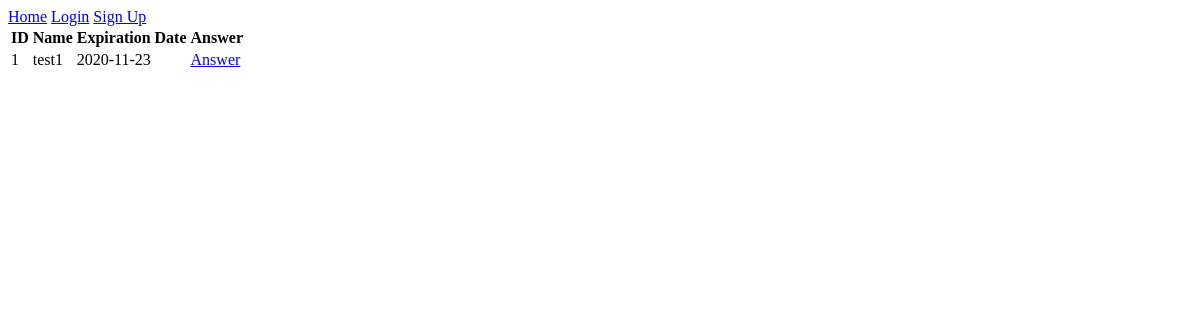
Page /home on the earlier database version.
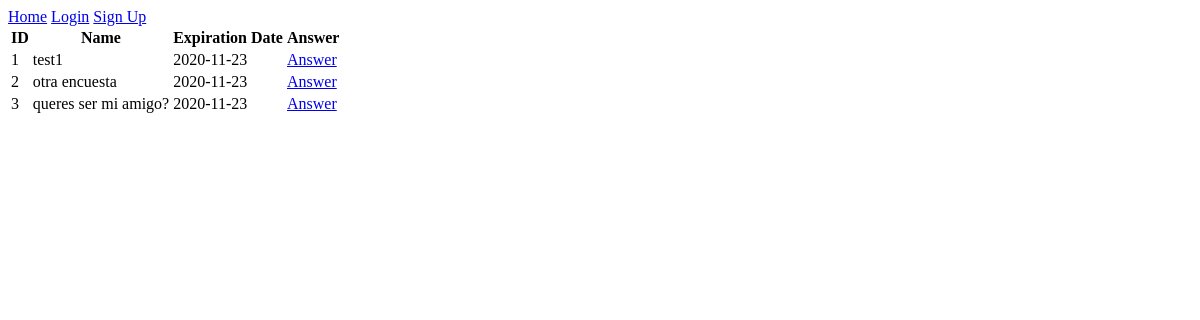
Same page on the later database version.
### app/models.py (models this page shows, shortened)
class Poll(db.Model):
    id = db.Column(db.Integer, primary_key=True)
    expiration = db.Column(db.DateTime, index=True, default=datetime.utcnow)
    name = db.Column(db.String(128))
    user_id = db.Column(db.Integer, db.ForeignKey('user.id'))
    questions = db.relationship('Question', backref='mother', lazy='dynamic')

### app/routes.py (the view)
@app.route('/')
@app.route('/home')
def home():
    polls = Poll.query.filter(Poll.expiration > date.today()).all()
    return render_template('home.html', title='polls', polls=polls)

### app/templates/home.html
{% extends "base.html" %}
{% block content %}
        <table>
            <tr>
                <th>ID</th>
                <th>Name</th>
                <th>Expiration Date</th>
                <th>Answer</th>
            </tr>
            {% for poll in polls %}
                <TR>
                    <TD class="c1">{{ poll.id }}</TD>
                    <TD class="c2">{{ poll.name }}</TD>
                    <TD class="c3"><SPAN>{{ poll.expiration.date() }}</SPAN></TD>
                    <TD class="c4"><SPAN><a href="{{ url_for('poll', id=poll.id) }}">Answer</a></SPAN></TD>
                </TR>
            {% endfor %}
        </table>
{% endblock %}

### app/templates/base.html (shortened to what this page needs)
<html>
<head>
</head>
<body>
<div>
    <a href="{{ url_for('home') }}">Home</a>
    {% if current_user.is_anonymous %}
        <a href="{{ url_for('login') }}">Login</a>
        <a href="{{ url_for('signup') }}">Sign Up</a>
    {% else %}
        <a href="{{ url_for('logout') }}">Logout</a>
        <a href="{{ url_for('new_poll') }}">Create New Poll</a>
    {% endif %}
</div>
{% block content %}{% endblock %}
</body>
</html>

Differences in the rows shown:
added Poll: id "2", name "otra encuesta", expiration "2020-11-23"
added Poll: id "3", name "queres ser mi amigo?", expiration "2020-11-23"
